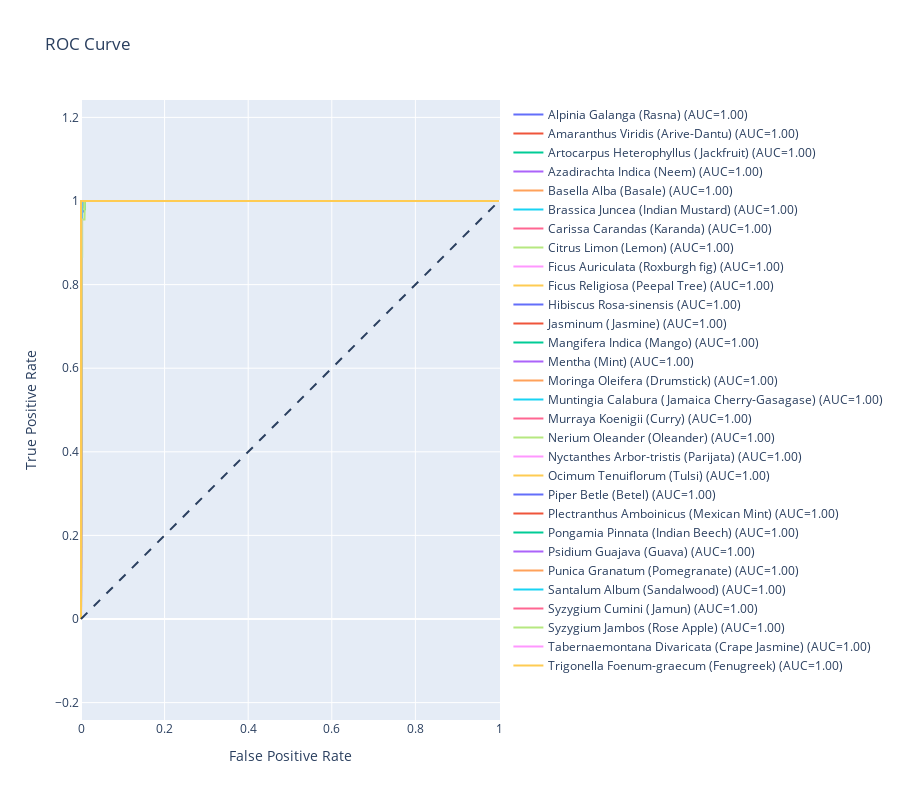

Notebook cell for this chart:
### Code cell
roc_auc_curve(y_train_pred_prob, Y_train)

### Figure 1 — Plotly figure (JSON) as saved in the notebook; plotly's stock layout.template omitted (floating-point values rounded to 4 significant figures)
{"data": [{"mode": "lines", "name": "Alpinia Galanga (Rasna) (AUC=1.00)", "type": "scatter", "x": [0, 0, 0, 0.0006998, 0.0006998, 0.002099, 0.002099, 0.002799, 0.002799, 0.133, 1], "y": [0, 0.7179, 0.7436, 0.7436, 0.9231, 0.9231, 0.9744, 0.9744, 1, 1, 1]}, {"mode": "lines", "name": "Amaranthus Viridis (Arive-Dantu) (AUC=1.00)", "type": "scatter", "x": [0, 0, 0, 0.00365, 0.00365, 0.7423, 1], "y": [0, 0.9184, 0.9898, 0.9898, 1, 1, 1]}, {"mode": "lines", "name": "Artocarpus Heterophyllus (Jackfruit) (AUC=1.00)", "type": "scatter", "x": [0, 0, 0, 0.4503, 1], "y": [0, 0.9592, 1, 1, 1]}, {"mode": "lines", "name": "Azadirachta Indica (Neem) (AUC=1.00)", "type": "scatter", "x": [0, 0, 0, 0.3644, 1], "y": [0, 0.9615, 1, 1, 1]}, {"mode": "lines", "name": "Basella Alba (Basale) (AUC=1.00)", "type": "scatter", "x": [0, 0, 0, 0.000721, 0.000721, 0.6164, 1], "y": [0, 0.963, 0.9877, 0.9877, 1, 1, 1]}, {"mode": "lines", "name": "Brassica Juncea (Indian Mustard) (AUC=1.00)", "type": "scatter", "x": [0, 0, 0, 0.2136, 1], "y": [0, 0.9231, 1, 1, 1]}, {"mode": "lines", "name": "Carissa Carandas (Karanda) (AUC=1.00)", "type": "scatter", "x": [0, 0, 0, 0.004231, 0.004231, 0.3047, 1], "y": [0, 0.96, 0.98, 0.98, 1, 1, 1]}, {"mode": "lines", "name": "Citrus Limon (Lemon) (AUC=1.00)", "type": "scatter", "x": [0, 0, 0, 0.6639, 1], "y": [0, 0.913, 1, 1, 1]}, {"mode": "lines", "name": "Ficus Auriculata (Roxburgh fig) (AUC=1.00)", "type": "scatter", "x": [0, 0, 0, 0.001396, 0.001396, 0.5457, 1], "y": [0, 0.7143, 0.9714, 0.9714, 1, 1, 1]}, {"mode": "lines", "name": "Ficus Religiosa (Peepal Tree) (AUC=1.00)", "type": "scatter", "x": [0, 0, 0.4222, 1], "y": [0, 1, 1, 1]}, {"mode": "lines", "name": "Hibiscus Rosa-sinensis (AUC=1.00)", "type": "scatter", "x": [0, 0, 0, 0.0007003, 0.0007003, 0.005602, 0.005602, 0.4314, 1], "y": [0, 0.825, 0.9, 0.9, 0.975, 0.975, 1, 1, 1]}, {"mode": "lines", "name": "Jasminum (Jasmine) (AUC=1.00)", "type": "scatter", "x": [0, 0, 0, 0.0007087, 0.0007087, 0.1715, 1], "y": [0, 0.9123, 0.9825, 0.9825, 1, 1, 1]}, {"mode": "lines", "name": "Mangifera Indica (Mango) (AUC=1.00)", "type": "scatter", "x": [0, 0, 0, 0, 0.0007052, 0.0007052, 0.009168, 0.009168, 0.3413, 1], "y": [0, 0.86, 0.9, 0.94, 0.94, 0.98, 0.98, 1, 1, 1]}, {"mode": "lines", "name": "Mentha (Mint) (AUC=1.00)", "type": "scatter", "x": [0, 0, 0, 0.0007199, 0.0007199, 0.4284, 1], "y": [0, 0.8987, 0.9873, 0.9873, 1, 1, 1]}, {"mode": "lines", "name": "Moringa Oleifera (Drumstick) (AUC=1.00)", "type": "scatter", "x": [0, 0, 0.0007107, 0.0007107, 0.226, 1], "y": [0, 0.8852, 0.8852, 1, 1, 1]}, {"mode": "lines", "name": "Muntingia Calabura (Jamaica Cherry-Gasagase) (AUC=1.00)", "type": "scatter", "x": [0, 0, 0, 0.4197, 1], "y": [0, 0.7708, 1, 1, 1]}, {"mode": "lines", "name": "Murraya Koenigii (Curry) (AUC=1.00)", "type": "scatter", "x": [0, 0, 0, 0.0007032, 0.0007032, 0.001406, 0.001406, 0.00211, 0.00211, 0.6892, 1], "y": [0, 0.5435, 0.8913, 0.8913, 0.9565, 0.9565, 0.9783, 0.9783, 1, 1, 1]}, {"mode": "lines", "name": "Nerium Oleander (Oleander) (AUC=1.00)", "type": "scatter", "x": [0, 0, 0.0007052, 0.0007052, 0.00141, 0.00141, 0.007757, 0.007757, 0.1594, 1], "y": [0, 0.82, 0.82, 0.84, 0.84, 0.98, 0.98, 1, 1, 1]}, {"mode": "lines", "name": "Nyctanthes Arbor-tristis (Parijata) (AUC=1.00)", "type": "scatter", "x": [0, 0, 0.4013, 1], "y": [0, 1, 1, 1]}, {"mode": "lines", "name": "Ocimum Tenuiflorum (Tulsi) (AUC=1.00)", "type": "scatter", "x": [0, 0, 0, 0.0007013, 0.0007013, 0.7076, 1], "y": [0, 0.8333, 0.9762, 0.9762, 1, 1, 1]}, {"mode": "lines", "name": "Piper Betle (Betel) (AUC=1.00)", "type": "scatter", "x": [0, 0, 0, 0.0007003, 0.0007003, 0.5021, 1], "y": [0, 0.825, 0.975, 0.975, 1, 1, 1]}, {"mode": "lines", "name": "Plectranthus Amboinicus (Mexican Mint) (AUC=1.00)", "type": "scatter", "x": [0, 0, 0, 0.485, 1], "y": [0, 0.973, 1, 1, 1]}, {"mode": "lines", "name": "Pongamia Pinnata (Indian Beech) (AUC=1.00)", "type": "scatter", "x": [0, 0, 0, 0.6669, 1], "y": [0, 0.9778, 1, 1, 1]}, {"mode": "lines", "name": "Psidium Guajava (Guava) (AUC=1.00)", "type": "scatter", "x": [0, 0, 0.3867, 1], "y": [0, 1, 1, 1]}, {"mode": "lines", "name": "Punica Granatum (Pomegranate) (AUC=1.00)", "type": "scatter", "x": [0, 0, 0, 0, 0.0007117, 0.0007117, 0.001423, 0.001423, 0.002135, 0.002135, 0.4662, 1], "y": [0, 0.6032, 0.6667, 0.9365, 0.9365, 0.9683, 0.9683, 0.9841, 0.9841, 1, 1, 1]}, {"mode": "lines", "name": "Santalum Album (Sandalwood) (AUC=1.00)", "type": "scatter", "x": [0, 0, 0, 0, 0.002114, 0.002114, 0.5462, 1], "y": [0, 0.8367, 0.898, 0.9592, 0.9592, 1, 1, 1]}, {"mode": "lines", "name": "Syzygium Cumini (Jamun) (AUC=1.00)", "type": "scatter", "x": [0, 0, 0.4223, 1], "y": [0, 1, 1, 1]}, {"mode": "lines", "name": "Syzygium Jambos (Rose Apple) (AUC=1.00)", "type": "scatter", "x": [0, 0.0007027, 0.0007027, 0.0007027, 0.001405, 0.001405, 0.002108, 0.002108, 0.002811, 0.002811, 0.008433, 0.008433, 0.009136, 0.009136, 0.1595, 1], "y": [0, 0.6222, 0.6667, 0.7333, 0.7333, 0.8444, 0.8444, 0.8667, 0.8667, 0.9556, 0.9556, 0.9778, 0.9778, 1, 1, 1]}, {"mode": "lines", "name": "Tabernaemontana Divaricata (Crape Jasmine) (AUC=1.00)", "type": "scatter", "x": [0, 0, 0.0007022, 0.0007022, 0.5934, 1], "y": [0, 0.9545, 0.9545, 1, 1, 1]}, {"mode": "lines", "name": "Trigonella Foenum-graecum (Fenugreek) (AUC=1.00)", "type": "scatter", "x": [0, 0, 0, 0.4159, 1], "y": [0, 0.9, 1, 1, 1]}], "layout": {"height": 800, "shapes": [{"line": {"dash": "dash"}, "type": "line", "x0": 0, "x1": 1, "y0": 0, "y1": 1}], "title": {"text": "ROC Curve"}, "width": 900, "xaxis": {"constrain": "domain", "title": {"text": "False Positive Rate"}}, "yaxis": {"scaleanchor": "x", "scaleratio": 1, "title": {"text": "True Positive Rate"}}}}
